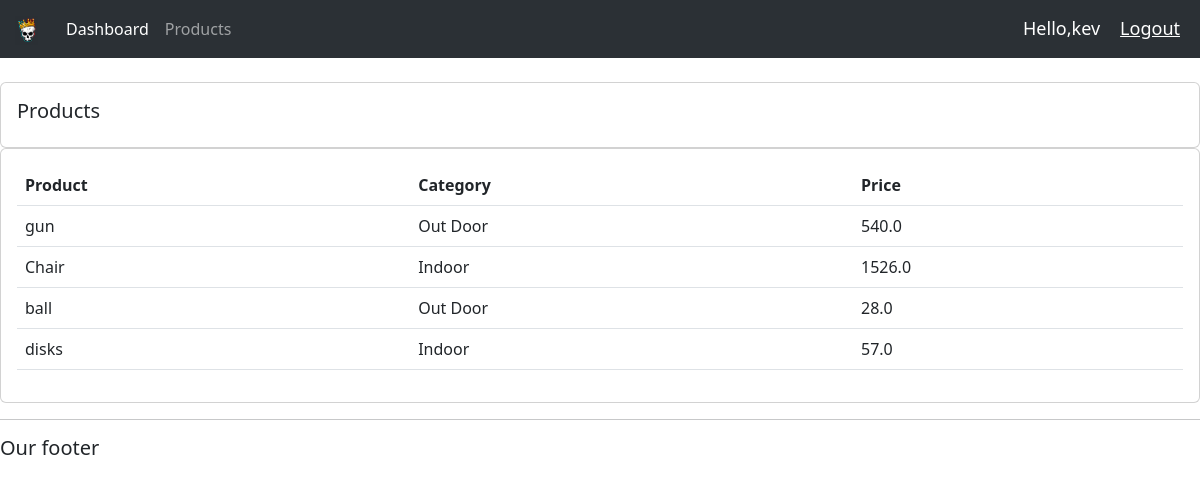
Screenshot of /products/ (signed in) with the database file from the repository.
### accounts/models.py (models this page shows, shortened)
class Product(models.Model):
    CATEGORY = (
        ('Indoor', 'Indoor'),
        ('Out Door', 'Out Door')
    )
    name = models.CharField(max_length=200, null=True)
    price = models.FloatField(null=True)
    category = models.CharField(max_length=200, null=True, choices=CATEGORY)
    description = models.CharField(max_length=255, null=True)
    date_created = models.DateTimeField(auto_now_add=True, null=True)
    tags = models.ManyToManyField(Tag)#different products can have more than one tag so we use a many to many relationship

### accounts/decorators.py (the view)
        def wrapper_func(request, *args, **kwargs):
            group = None#this variable starts with nothig
            if request.user.groups.exists():#this checks if a user has a group and if the group exists
                group = request.user.groups.all()[0].name#this will check for particular user in the available groups starting with first
            if group in roles_allowed: #check if the rolls_allowed are in the availble groups created
                return view_func(request, *args, **kwargs)
            else:
                return HttpResponse('You are not authorized to link this page')

### accounts/views.py (called while the page is built)
@login_required(login_url='loginPage')
@users_allowed(roles_allowed=['admin', ])
def products(request):
    products = Product.objects.all()
    return render(request, 'accounts/products.html', {
        'products': products
    })

### accounts/templates/accounts/products.html
{% extends 'accounts/main.html' %}
{% block content %}
<br>
<div class="row">
    <div class="col-md">
        <div class="card card-body">
            <h5>Products</h5>
        </div>
        <div class="card card-body">
            <table class="table">
                <tr>
                    <th>Product</th>
                    <th>Category</th>
                    <th>Price</th>
                </tr>
                {% for product in products %}
                <tr>
                    <td>{{ product.name }}</td>
                    <td>{{ product.category }}</td>
                    <td>{{ product.price }}</td>
                </tr>
                {% endfor %}
            </table>
        </div>
    </div>
</div>
{% endblock %}

### accounts/templates/accounts/navbar.html (shortened to what this page needs)
{% load static %}
<nav class="navbar navbar-expand-lg bg-body-tertiary" data-bs-theme="dark">
    <div class="container-fluid">
      <a class="navbar-brand" href="#"><img id="logo" src="{% static 'images\logo.png'%}"></a>
      <div class="collapse navbar-collapse" id="navbarNav">
        <ul class="navbar-nav">
          {% if request.user.is_staff %}
              <li class="nav-item">
                <a class="nav-link active" aria-current="page" href="{% url 'index' %}">Dashboard</a>
              </li>
              <li class="nav-item">
                <a class="nav-link" href="{% url 'products' %}">Products</a>
              </li>
          {% else %}
              <li  class="nav-item">
                  <a class="nav-link" href="{% url 'account' %}">Settings</a>
              </li>
          {% endif %}
        </ul>
      </div>
    </div>
    <span class="hello-msg">Hello,{{request.user}}</span>
    <span ><a class="hello-msg" href="{% url 'logout' %}">Logout</a></span>
</nav>

### static/css/main.css (style rules this page uses)
#logo { height:30px; }
body { background-color: #ebeff5; }

### accounts/templates/accounts/navbar.html (style rules this page uses)
.hello-msg { font-size: 18px; color: white; margin-right: 20px; }

### rows the page displays
Product: name "gun", category "Out Door", price "540.0"
Product: name "Chair", category "Indoor", price "1526.0"
Product: name "ball", category "Out Door", price "28.0"
Product: name "disks", category "Indoor", price "57.0"

### other values shown
{{ request.user }} "kev"
